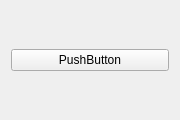
<?xml version="1.0" encoding="UTF-8"?>
<ui version="4.0">
 <class>myForm</class>
 <widget class="QWidget" name="myForm">
  <property name="geometry">
   <rect>
    <x>0</x>
    <y>0</y>
    <width>180</width>
    <height>120</height>
   </rect>
  </property>
  <property name="sizePolicy">
   <sizepolicy hsizetype="Fixed" vsizetype="Fixed">
    <horstretch>0</horstretch>
    <verstretch>0</verstretch>
   </sizepolicy>
  </property>
  <property name="windowTitle">
   <string>Custom UI</string>
  </property>
  <layout class="QVBoxLayout" name="verticalLayout_2">
   <item>
    <layout class="QVBoxLayout" name="verticalLayout">
     <item>
      <widget class="QPushButton" name="myButton">
       <property name="text">
        <string>PushButton</string>
       </property>
      </widget>
     </item>
    </layout>
   </item>
  </layout>
 </widget>
 <resources/>
 <connections/>
</ui>
